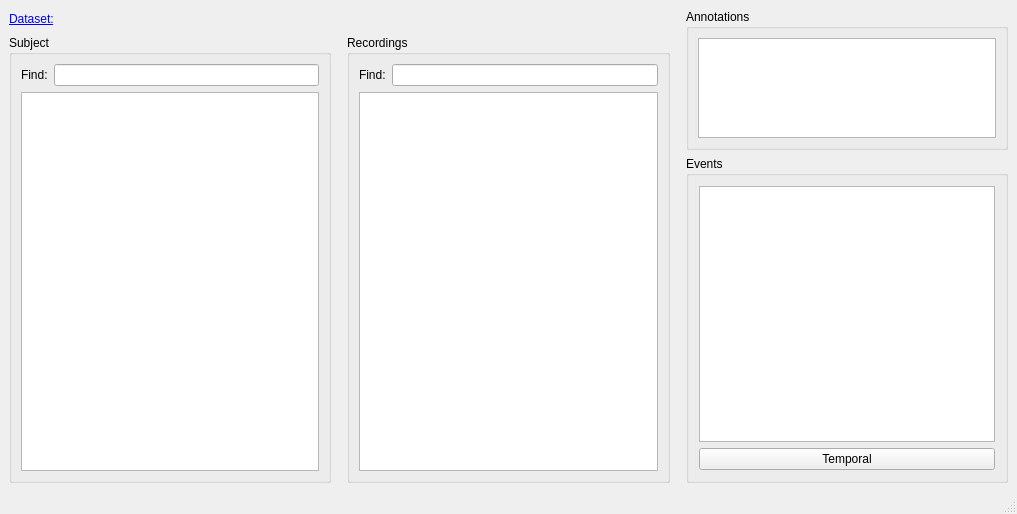
<?xml version="1.0" encoding="UTF-8"?>
<ui version="4.0">
 <class>DB_explorer</class>
 <widget class="QMainWindow" name="DB_explorer">
  <property name="geometry">
   <rect>
    <x>0</x>
    <y>0</y>
    <width>1017</width>
    <height>514</height>
   </rect>
  </property>
  <property name="sizePolicy">
   <sizepolicy hsizetype="Preferred" vsizetype="Maximum">
    <horstretch>0</horstretch>
    <verstretch>0</verstretch>
   </sizepolicy>
  </property>
  <property name="minimumSize">
   <size>
    <width>1</width>
    <height>50</height>
   </size>
  </property>
  <property name="windowTitle">
   <string>Database_explorer</string>
  </property>
  <widget class="QWidget" name="centralwidget">
   <layout class="QHBoxLayout" name="horizontalLayout_8">
    <item>
     <layout class="QVBoxLayout" name="verticalLayout_3">
      <property name="sizeConstraint">
       <enum>QLayout::SetNoConstraint</enum>
      </property>
      <item>
       <layout class="QHBoxLayout" name="horizontalLayout_4">
        <item>
         <widget class="QLabel_Clickable" name="Dataset_label">
          <property name="sizePolicy">
           <sizepolicy hsizetype="Maximum" vsizetype="Maximum">
            <horstretch>0</horstretch>
            <verstretch>0</verstretch>
           </sizepolicy>
          </property>
          <property name="palette">
           <palette>
            <active>
             <colorrole role="WindowText">
              <brush brushstyle="SolidPattern">
               <color alpha="255">
                <red>0</red>
                <green>0</green>
                <blue>255</blue>
               </color>
              </brush>
             </colorrole>
            </active>
            <inactive>
             <colorrole role="WindowText">
              <brush brushstyle="SolidPattern">
               <color alpha="255">
                <red>0</red>
                <green>0</green>
                <blue>255</blue>
               </color>
              </brush>
             </colorrole>
            </inactive>
            <disabled>
             <colorrole role="WindowText">
              <brush brushstyle="SolidPattern">
               <color alpha="255">
                <red>120</red>
                <green>120</green>
                <blue>120</blue>
               </color>
              </brush>
             </colorrole>
            </disabled>
           </palette>
          </property>
          <property name="font">
           <font>
            <underline>true</underline>
           </font>
          </property>
          <property name="text">
           <string>Dataset:</string>
          </property>
          <property name="openExternalLinks">
           <bool>true</bool>
          </property>
         </widget>
        </item>
        <item>
         <widget class="QLabel" name="label_11">
          <property name="sizePolicy">
           <sizepolicy hsizetype="Minimum" vsizetype="Maximum">
            <horstretch>0</horstretch>
            <verstretch>0</verstretch>
           </sizepolicy>
          </property>
          <property name="minimumSize">
           <size>
            <width>1</width>
            <height>20</height>
           </size>
          </property>
          <property name="text">
           <string/>
          </property>
         </widget>
        </item>
       </layout>
      </item>
      <item>
       <widget class="QGroupBox" name="groupBox_3">
        <property name="sizePolicy">
         <sizepolicy hsizetype="Preferred" vsizetype="MinimumExpanding">
          <horstretch>0</horstretch>
          <verstretch>0</verstretch>
         </sizepolicy>
        </property>
        <property name="palette">
         <palette>
          <active>
           <colorrole role="WindowText">
            <brush brushstyle="SolidPattern">
             <color alpha="255">
              <red>0</red>
              <green>0</green>
              <blue>0</blue>
             </color>
            </brush>
           </colorrole>
          </active>
          <inactive>
           <colorrole role="WindowText">
            <brush brushstyle="SolidPattern">
             <color alpha="255">
              <red>0</red>
              <green>0</green>
              <blue>0</blue>
             </color>
            </brush>
           </colorrole>
          </inactive>
          <disabled>
           <colorrole role="WindowText">
            <brush brushstyle="SolidPattern">
             <color alpha="255">
              <red>120</red>
              <green>120</green>
              <blue>120</blue>
             </color>
            </brush>
           </colorrole>
          </disabled>
         </palette>
        </property>
        <property name="font">
         <font>
          <underline>false</underline>
         </font>
        </property>
        <property name="title">
         <string>Subject</string>
        </property>
        <layout class="QGridLayout" name="gridLayout">
         <item row="0" column="0">
          <layout class="QVBoxLayout" name="verticalLayout_2">
           <item>
            <layout class="QVBoxLayout" name="verticalLayout">
             <item>
              <layout class="QHBoxLayout" name="horizontalLayout_5">
               <property name="sizeConstraint">
                <enum>QLayout::SetMinAndMaxSize</enum>
               </property>
               <item>
                <widget class="QLabel" name="label_10">
                 <property name="sizePolicy">
                  <sizepolicy hsizetype="Preferred" vsizetype="Fixed">
                   <horstretch>0</horstretch>
                   <verstretch>0</verstretch>
                  </sizepolicy>
                 </property>
                 <property name="palette">
                  <palette>
                   <active>
                    <colorrole role="WindowText">
                     <brush brushstyle="SolidPattern">
                      <color alpha="255">
                       <red>0</red>
                       <green>0</green>
                       <blue>0</blue>
                      </color>
                     </brush>
                    </colorrole>
                   </active>
                   <inactive>
                    <colorrole role="WindowText">
                     <brush brushstyle="SolidPattern">
                      <color alpha="255">
                       <red>0</red>
                       <green>0</green>
                       <blue>0</blue>
                      </color>
                     </brush>
                    </colorrole>
                   </inactive>
                   <disabled>
                    <colorrole role="WindowText">
                     <brush brushstyle="SolidPattern">
                      <color alpha="255">
                       <red>120</red>
                       <green>120</green>
                       <blue>120</blue>
                      </color>
                     </brush>
                    </colorrole>
                   </disabled>
                  </palette>
                 </property>
                 <property name="font">
                  <font>
                   <underline>false</underline>
                  </font>
                 </property>
                 <property name="text">
                  <string>Find:</string>
                 </property>
                </widget>
               </item>
               <item>
                <widget class="lineEdit_autocomplete" name="lineEdit">
                 <property name="sizePolicy">
                  <sizepolicy hsizetype="Expanding" vsizetype="Maximum">
                   <horstretch>0</horstretch>
                   <verstretch>0</verstretch>
                  </sizepolicy>
                 </property>
                 <property name="font">
                  <font>
                   <underline>false</underline>
                  </font>
                 </property>
                </widget>
               </item>
              </layout>
             </item>
             <item>
              <widget class="QListWidget" name="subject_list">
               <property name="sizePolicy">
                <sizepolicy hsizetype="MinimumExpanding" vsizetype="MinimumExpanding">
                 <horstretch>0</horstretch>
                 <verstretch>0</verstretch>
                </sizepolicy>
               </property>
               <property name="minimumSize">
                <size>
                 <width>1</width>
                 <height>50</height>
                </size>
               </property>
               <property name="font">
                <font>
                 <underline>false</underline>
                </font>
               </property>
               <property name="sizeAdjustPolicy">
                <enum>QAbstractScrollArea::AdjustIgnored</enum>
               </property>
              </widget>
             </item>
            </layout>
           </item>
           <item>
            <layout class="QHBoxLayout" name="horizontalLayout_6"/>
           </item>
          </layout>
         </item>
        </layout>
       </widget>
      </item>
     </layout>
    </item>
    <item>
     <spacer name="horizontalSpacer_2">
      <property name="orientation">
       <enum>Qt::Horizontal</enum>
      </property>
      <property name="sizeType">
       <enum>QSizePolicy::Minimum</enum>
      </property>
      <property name="sizeHint" stdset="0">
       <size>
        <width>10</width>
        <height>20</height>
       </size>
      </property>
     </spacer>
    </item>
    <item>
     <layout class="QVBoxLayout" name="verticalLayout_5">
      <property name="sizeConstraint">
       <enum>QLayout::SetNoConstraint</enum>
      </property>
      <item>
       <spacer name="verticalSpacer">
        <property name="orientation">
         <enum>Qt::Vertical</enum>
        </property>
        <property name="sizeType">
         <enum>QSizePolicy::Fixed</enum>
        </property>
        <property name="sizeHint" stdset="0">
         <size>
          <width>20</width>
          <height>26</height>
         </size>
        </property>
       </spacer>
      </item>
      <item>
       <widget class="QGroupBox" name="groupBox_4">
        <property name="sizePolicy">
         <sizepolicy hsizetype="Preferred" vsizetype="MinimumExpanding">
          <horstretch>0</horstretch>
          <verstretch>0</verstretch>
         </sizepolicy>
        </property>
        <property name="title">
         <string>Recordings</string>
        </property>
        <layout class="QGridLayout" name="gridLayout_2">
         <item row="0" column="0">
          <layout class="QVBoxLayout" name="verticalLayout_4">
           <item>
            <layout class="QHBoxLayout" name="horizontalLayout_7">
             <property name="sizeConstraint">
              <enum>QLayout::SetDefaultConstraint</enum>
             </property>
             <item>
              <widget class="QLabel" name="label_9">
               <property name="sizePolicy">
                <sizepolicy hsizetype="Preferred" vsizetype="Maximum">
                 <horstretch>0</horstretch>
                 <verstretch>0</verstretch>
                </sizepolicy>
               </property>
               <property name="maximumSize">
                <size>
                 <width>16777215</width>
                 <height>19</height>
                </size>
               </property>
               <property name="text">
                <string>Find:</string>
               </property>
              </widget>
             </item>
             <item>
              <widget class="lineEdit_autocomplete2" name="lineEdit_2">
               <property name="sizePolicy">
                <sizepolicy hsizetype="Expanding" vsizetype="Maximum">
                 <horstretch>0</horstretch>
                 <verstretch>0</verstretch>
                </sizepolicy>
               </property>
              </widget>
             </item>
            </layout>
           </item>
           <item>
            <widget class="QListWidget" name="recordings_list">
             <property name="sizePolicy">
              <sizepolicy hsizetype="MinimumExpanding" vsizetype="MinimumExpanding">
               <horstretch>0</horstretch>
               <verstretch>0</verstretch>
              </sizepolicy>
             </property>
             <property name="minimumSize">
              <size>
               <width>1</width>
               <height>50</height>
              </size>
             </property>
            </widget>
           </item>
          </layout>
         </item>
        </layout>
       </widget>
      </item>
     </layout>
    </item>
    <item>
     <spacer name="horizontalSpacer_3">
      <property name="orientation">
       <enum>Qt::Horizontal</enum>
      </property>
      <property name="sizeType">
       <enum>QSizePolicy::Minimum</enum>
      </property>
      <property name="sizeHint" stdset="0">
       <size>
        <width>10</width>
        <height>20</height>
       </size>
      </property>
     </spacer>
    </item>
    <item>
     <layout class="QVBoxLayout" name="verticalLayout_9">
      <property name="sizeConstraint">
       <enum>QLayout::SetNoConstraint</enum>
      </property>
      <item>
       <layout class="QHBoxLayout" name="horizontalLayout_9"/>
      </item>
      <item>
       <layout class="QVBoxLayout" name="verticalLayout_8">
        <property name="sizeConstraint">
         <enum>QLayout::SetNoConstraint</enum>
        </property>
        <item>
         <widget class="QGroupBox" name="groupBox">
          <property name="sizePolicy">
           <sizepolicy hsizetype="Preferred" vsizetype="Preferred">
            <horstretch>0</horstretch>
            <verstretch>0</verstretch>
           </sizepolicy>
          </property>
          <property name="minimumSize">
           <size>
            <width>0</width>
            <height>0</height>
           </size>
          </property>
          <property name="title">
           <string>Annotations</string>
          </property>
          <layout class="QVBoxLayout" name="verticalLayout_10">
           <item>
            <widget class="QListWidget" name="annotations_list">
             <property name="sizePolicy">
              <sizepolicy hsizetype="Expanding" vsizetype="Maximum">
               <horstretch>0</horstretch>
               <verstretch>0</verstretch>
              </sizepolicy>
             </property>
             <property name="minimumSize">
              <size>
               <width>0</width>
               <height>50</height>
              </size>
             </property>
             <property name="maximumSize">
              <size>
               <width>16777215</width>
               <height>100</height>
              </size>
             </property>
            </widget>
           </item>
          </layout>
         </widget>
        </item>
        <item>
         <widget class="QGroupBox" name="groupBox_2">
          <property name="sizePolicy">
           <sizepolicy hsizetype="Preferred" vsizetype="MinimumExpanding">
            <horstretch>0</horstretch>
            <verstretch>0</verstretch>
           </sizepolicy>
          </property>
          <property name="title">
           <string>Events</string>
          </property>
          <layout class="QVBoxLayout" name="verticalLayout_11">
           <item>
            <layout class="QVBoxLayout" name="verticalLayout_7">
             <property name="sizeConstraint">
              <enum>QLayout::SetDefaultConstraint</enum>
             </property>
             <property name="leftMargin">
              <number>1</number>
             </property>
             <property name="topMargin">
              <number>1</number>
             </property>
             <property name="rightMargin">
              <number>1</number>
             </property>
             <property name="bottomMargin">
              <number>1</number>
             </property>
             <item>
              <layout class="QVBoxLayout" name="verticalLayout_6">
               <property name="sizeConstraint">
                <enum>QLayout::SetNoConstraint</enum>
               </property>
               <item>
                <layout class="QHBoxLayout" name="horizontalLayout_10"/>
               </item>
               <item>
                <widget class="QListWidget" name="events_list">
                 <property name="sizePolicy">
                  <sizepolicy hsizetype="MinimumExpanding" vsizetype="MinimumExpanding">
                   <horstretch>0</horstretch>
                   <verstretch>0</verstretch>
                  </sizepolicy>
                 </property>
                 <property name="minimumSize">
                  <size>
                   <width>0</width>
                   <height>50</height>
                  </size>
                 </property>
                </widget>
               </item>
              </layout>
             </item>
             <item>
              <widget class="QPushButton" name="pushButton_8">
               <property name="text">
                <string>Temporal</string>
               </property>
              </widget>
             </item>
            </layout>
           </item>
          </layout>
         </widget>
        </item>
       </layout>
      </item>
     </layout>
    </item>
   </layout>
  </widget>
  <widget class="QMenuBar" name="menubar">
   <property name="geometry">
    <rect>
     <x>0</x>
     <y>0</y>
     <width>1017</width>
     <height>21</height>
    </rect>
   </property>
  </widget>
  <widget class="QStatusBar" name="statusbar"/>
 </widget>
 <customwidgets>
  <customwidget>
   <class>lineEdit_autocomplete</class>
   <extends>QLineEdit</extends>
   <header>qt_designer.additional_qtclasses.h</header>
  </customwidget>
  <customwidget>
   <class>QLabel_Clickable</class>
   <extends>QLabel</extends>
   <header>qt_designer.additional_qtclasses.h</header>
  </customwidget>
  <customwidget>
   <class>lineEdit_autocomplete2</class>
   <extends>QLineEdit</extends>
   <header>qt_designer.additional_qtclasses.h</header>
  </customwidget>
 </customwidgets>
 <resources/>
 <connections/>
</ui>
